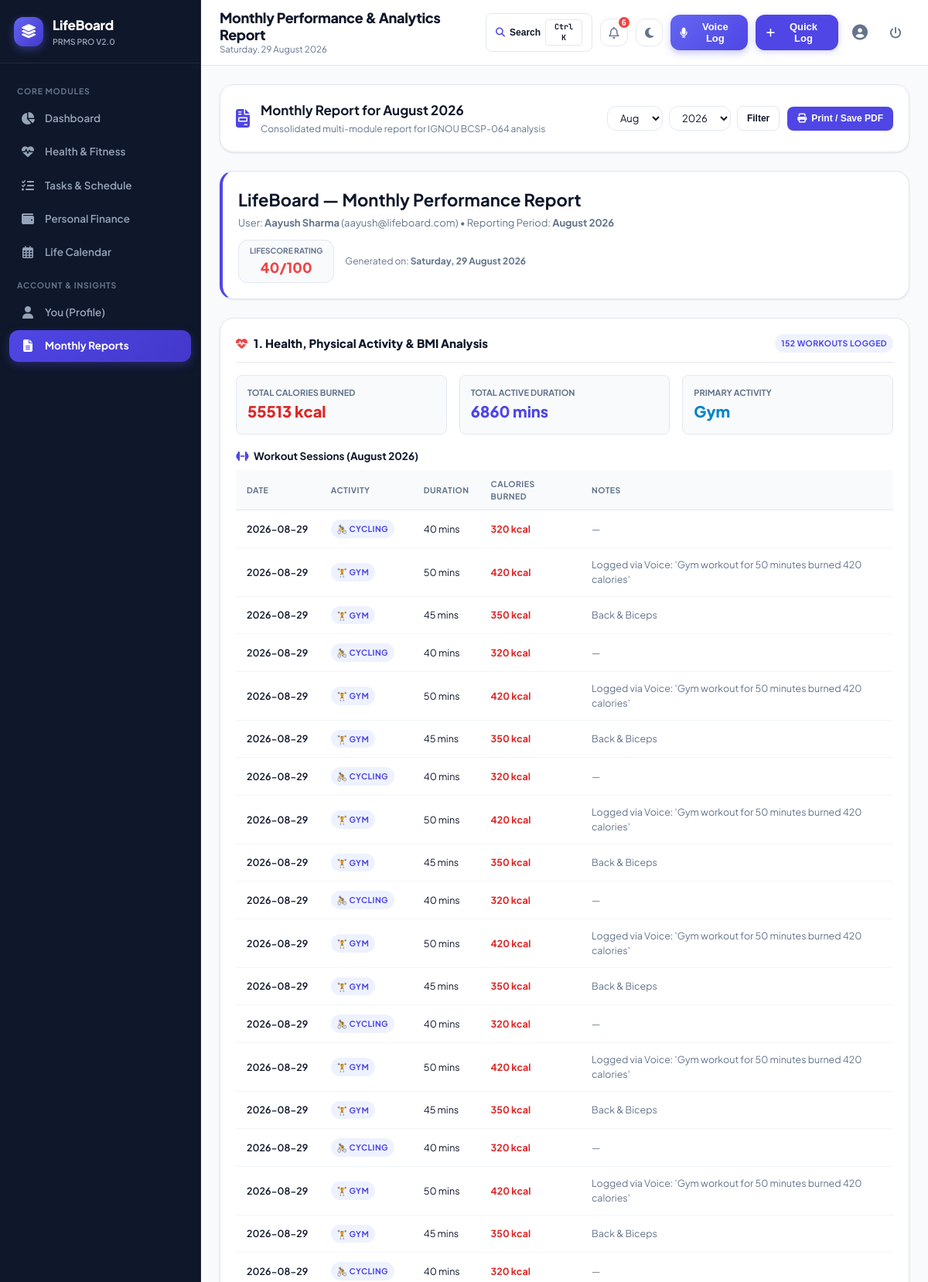
Screenshot of /reports (signed in, upper part) with the database file from the repository.
### tables this page shows
CREATE TABLE users (
        user_id INTEGER PRIMARY KEY AUTOINCREMENT,
        name VARCHAR(100) NOT NULL,
        email VARCHAR(150) NOT NULL UNIQUE,
        password_hash VARCHAR(256) NOT NULL,
        role VARCHAR(10) DEFAULT 'user',
        phone VARCHAR(20),
        age INTEGER,
        bio TEXT,
        created_at DATETIME DEFAULT CURRENT_TIMESTAMP
    );

CREATE TABLE workout_log (
        workout_id INTEGER PRIMARY KEY AUTOINCREMENT,
        user_id INTEGER NOT NULL,
        activity_type VARCHAR(50) NOT NULL,
        duration_mins INTEGER NOT NULL CHECK (duration_mins > 0),
        calories INTEGER NOT NULL CHECK (calories > 0),
        notes TEXT,
        log_date DATE NOT NULL,
        created_at DATETIME DEFAULT CURRENT_TIMESTAMP,
        FOREIGN KEY (user_id) REFERENCES users(user_id) ON DELETE CASCADE
    );

### app.py (the view)
@app.route('/reports')
@login_required
def reports():
    user_id = session['user_id']
    today = date.today()
    try:
        month = int(request.args.get('month', today.month))
        year = int(request.args.get('year', today.year))
    except ValueError:
        month = today.month
        year = today.year
    report_data = models.generate_monthly_report_data(user_id, month, year)
    return render_template('reports/index.html',
                           report=report_data,
                           selected_month=month,
                           selected_year=year)

### app.py (called while the page is built)
def login_required(f):
    @wraps(f)
    def decorated_function(*args, **kwargs):
        if 'user_id' not in session:
            flash('Please log in to access this page.', 'warning')
            return redirect(url_for('login', next=request.path))
        return f(*args, **kwargs)
    return decorated_function

@app.after_request
def add_security_headers(response):
    response.headers['Cache-Control'] = 'no-cache, no-store, must-revalidate, max-age=0'
    response.headers['Pragma'] = 'no-cache'
    response.headers['Expires'] = '0'
    return response

@app.context_processor
def inject_global_variables():
    current_user = None
    notifications = []
    if 'user_id' in session:
        current_user = models.get_user_by_id(session['user_id'])
        notifications = models.get_user_notifications(session['user_id'])
    return {
        'current_user': current_user,
        'notifications': notifications,
        'unread_notifications_count': len(notifications),
        'today_date': date.today().strftime('%A, %d %B %Y'),
        'current_year': date.today().year,
        'current_month': date.today().month,
        'now': datetime.now()
    }

### database.py (called while the page is built)
def get_db():
    conn = sqlite3.connect(DB_PATH)
    conn.row_factory = sqlite3.Row
    conn.execute("PRAGMA foreign_keys = ON;")
    return conn

### models.py (called while the page is built)
def get_user_by_id(user_id: int):
    conn = get_db()
    cursor = conn.cursor()
    cursor.execute("SELECT * FROM users WHERE user_id = ?", (user_id,))
    user = cursor.fetchone()
    conn.close()
    return user

def get_user_workouts(user_id: int, limit: int = None):
    conn = get_db()
    cursor = conn.cursor()
    if limit:
        cursor.execute("""
        SELECT * FROM workout_log
        WHERE user_id = ?
        ORDER BY log_date DESC, created_at DESC
        LIMIT ?
        """, (user_id, limit))
    else:
        cursor.execute("""
        SELECT * FROM workout_log
        WHERE user_id = ?
        ORDER BY log_date DESC, created_at DESC
        """, (user_id,))
    workouts = cursor.fetchall()
    conn.close()
    return workouts

### templates/reports/index.html (shortened to what this page needs)
{% extends "base.html" %}
{% block page_title %}Monthly Performance & Analytics Report{% endblock %}
{% block content %}
<div class="card no-print" style="margin-bottom: 24px;">
  <div style="display: flex; justify-content: space-between; align-items: center; flex-wrap: wrap; gap: 16px;">
    <div style="display: flex; align-items: center; gap: 14px;">
      <i class="fa-solid fa-file-invoice" style="font-size: 24px; color: var(--primary);"></i>
      <div>
        <h3 style="font-size: 17px; margin-bottom: 2px;">Monthly Report for {{ report.month_name }}</h3>
        <p style="font-size: 12px; color: var(--text-muted);">Consolidated multi-module report for IGNOU BCSP-064 analysis</p>
      </div>
    </div>
    <div style="display: flex; gap: 10px; align-items: center;">
      <form action="{{ url_for('reports') }}" method="GET" style="display: flex; gap: 8px; margin: 0;">
        <select name="month" class="form-control" style="width: auto; padding: 6px 12px; font-size: 13px;">
          {% for m in range(1, 13) %}
          <option value="{{ m }}" {% if m == selected_month %}selected{% endif %}>
            {{ ['Jan','Feb','Mar','Apr','May','Jun','Jul','Aug','Sep','Oct','Nov','Dec'][m-1] }}
          </option>
          {% endfor %}
        </select>
        <select name="year" class="form-control" style="width: auto; padding: 6px 12px; font-size: 13px;">
          {% for y in range(current_year - 1, current_year + 2) %}
          <option value="{{ y }}" {% if y == selected_year %}selected{% endif %}>{{ y }}</option>
          {% endfor %}
        </select>
        <button type="submit" class="btn btn-secondary btn-sm">Filter</button>
      </form>
      <button class="btn btn-primary btn-sm btn-print" onclick="window.print()">
        <i class="fa-solid fa-print"></i> Print / Save PDF
      </button>
    </div>
  </div>
</div>
<div class="printable-report" style="display: flex; flex-direction: column; gap: 24px;">
  <div class="card" style="border-left: 4px solid var(--primary);">
    <div style="display: flex; justify-content: space-between; align-items: center; flex-wrap: wrap; gap: 12px;">
      <div>
        <h2 style="font-size: 22px; margin-bottom: 4px; color: var(--text-main);">LifeBoard — Monthly Performance Report</h2>
        <div style="font-size: 13px; color: var(--text-muted);">
          User: <strong>{{ session.get('name') }}</strong> ({{ session.get('email') }}) • Reporting Period: <strong>{{ report.month_name }}</strong>
        </div>
      </div>
      <div style="display: flex; align-items: center; gap: 14px;">
        {% if report.lifescore %}
        <div style="background: var(--bg-app); border: 1px solid var(--border-color); border-radius: var(--radius-md); padding: 6px 14px; text-align: center;">
          <div style="font-size: 10px; font-weight: 700; color: var(--text-muted); text-transform: uppercase;">LifeScore Rating</div>
          <div style="font-size: 18px; font-weight: 800; color: {{ report.lifescore.color }};">{{ report.lifescore.score }}/100</div>
        </div>
        {% endif %}
        <div style="text-align: right; font-size: 12px; color: var(--text-muted);">
          Generated on: <strong>{{ today_date }}</strong>
        </div>
      </div>
    </div>
  </div>
  <div class="card">
    <div class="card-header" style="border-bottom: 1px solid var(--border-color); padding-bottom: 12px;">
      <h3 class="card-title">
        <i class="fa-solid fa-heart-pulse" style="color: #ef4444;"></i>
        <span>1. Health, Physical Activity & BMI Analysis</span>
      </h3>
      <span class="badge badge-primary">{{ report.health.workouts_count }} Workouts Logged</span>
    </div>
    <div class="grid-3" style="margin-top: 14px; margin-bottom: 18px;">
      <div style="background: var(--bg-app); padding: 14px; border-radius: var(--radius-sm); border: 1px solid var(--border-color);">
        <div style="font-size: 11px; font-weight: 700; color: var(--text-muted); text-transform: uppercase;">Total Calories Burned</div>
        <div style="font-size: 20px; font-weight: 800; color: #dc2626;">{{ report.health.total_calories }} kcal</div>
      </div>
      <div style="background: var(--bg-app); padding: 14px; border-radius: var(--radius-sm); border: 1px solid var(--border-color);">
        <div style="font-size: 11px; font-weight: 700; color: var(--text-muted); text-transform: uppercase;">Total Active Duration</div>
        <div style="font-size: 20px; font-weight: 800; color: var(--primary);">{{ report.health.total_duration_mins }} mins</div>
      </div>
      <div style="background: var(--bg-app); padding: 14px; border-radius: var(--radius-sm); border: 1px solid var(--border-color);">
        <div style="font-size: 11px; font-weight: 700; color: var(--text-muted); text-transform: uppercase;">Primary Activity</div>
        <div style="font-size: 20px; font-weight: 800; color: #0284c7;">{{ report.health.top_activity }}</div>
      </div>
    </div>
    <h4 style="font-size: 13.5px; margin-bottom: 8px; color: var(--text-main); font-weight: 700;">
      <i class="fa-solid fa-dumbbell" style="color: var(--primary); margin-right: 6px;"></i>Workout Sessions ({{ report.month_name }})
    </h4>
    {% if report.health.workouts %}
    <div class="table-responsive" style="margin-bottom: 18px;">
      <table class="table-custom" style="font-size: 12.5px;">
        <thead>
          <tr>
            <th>Date</th>
            <th>Activity</th>
            <th>Duration</th>
            <th>Calories Burned</th>
            <th>Notes</th>
          </tr>
        </thead>
        <tbody>
          {% for w in report.health.workouts %}
          <tr>
            <td style="font-weight: 600; white-space: nowrap;">{{ w.log_date }}</td>
            <td>
              <span class="badge badge-primary">
                {% if w.activity_type == 'Gym' %}🏋️ Gym
                {% elif w.activity_type == 'Running' %}🏃 Running
                {% elif w.activity_type == 'Cycling' %}🚴 Cycling
                {% elif w.activity_type == 'Swimming' %}🏊 Swimming
                {% elif w.activity_type == 'Yoga' %}🧘 Yoga
                {% else %}⚡ {{ w.activity_type }}
                {% endif %}
              </span>
            </td>
            <td>{{ w.duration_mins }} mins</td>
            <td style="font-weight: 700; color: #dc2626;">{{ w.calories }} kcal</td>
            <td style="color: var(--text-muted);">{{ w.notes or '—' }}</td>
          </tr>
          {% endfor %}
        </tbody>
      </table>
    </div>
    {% else %}
    <p style="font-size: 12.5px; color: var(--text-muted); margin-bottom: 16px;">No workout sessions logged in this period.</p>
    {% endif %}
  </div>
</div>
{% endblock %}

### static/css/style.css (style rules this page uses)
:root { --primary: #4f46e5; --primary-hover: #4338ca; --primary-light: #eef2ff; --primary-border: #c7d2fe; --secondary: #0284c7; --secondary-light: #e0f2fe; --success: #10b981; --success-light: #ecfdf5; --success-border: #a7f3d0; --warning: #f59e0b; --warning-light: #fffbeb; --warning-border: #fde68a; --danger: #ef4444; --danger-light: #fef2f2; --danger-border: #fecaca; --bg-app: #f8fafc; --bg-card: #ffffff; --bg-sidebar: #0f172a; --bg-sidebar-hover: #1e293b; --bg-sidebar-active: #312e81; --text-main: #0f172a; --text-muted: #64748b; --text-light: #94a3b8; --text-sidebar: #cbd5e1; --border-color: #e2e8f0; --border-light: #f1f5f9; --shadow-xs: 0 1px 2px rgba(0, 0, 0, 0.04); --shadow-sm: 0 1px 3px rgba(0, 0, 0, 0.06), 0 1px 2px rgba(0, 0, 0, 0.04); --shadow-md: 0 4px 6px -1px rgba(0, 0, 0, 0.07), 0 2px 4px -1px rgba(0, 0, 0, 0.04); --shadow-lg: 0 10px 15px -3px rgba(0, 0, 0, 0.08), 0 4px 6px -2px rgba(0, 0, 0, 0.04); --shadow-xl: 0 20px 25px -5px rgba(0, 0, 0, 0.1), 0 10px 10px -5px rgba(0, 0, 0, 0.04); --radius-sm: 8px; --radius-md: 12px; --radius-lg: 18px; --radius-full: 9999px; --transition: all 0.2s cubic-bezier(0.4, 0, 0.2, 1); }
*, *::before, *::after { box-sizing: border-box; margin: 0; padding: 0; -webkit-tap-highlight-color: transparent; }
html { font-size: 15px; scroll-behavior: smooth; height: 100%; }
body { font-family: 'Plus Jakarta Sans', -apple-system, BlinkMacSystemFont, "Segoe UI", Roboto, sans-serif; background-color: var(--bg-app); color: var(--text-main); line-height: 1.5; min-height: 100%; overflow-x: hidden; width: 100%; position: relative; text-rendering: optimizeLegibility; -webkit-font-smoothing: antialiased; }
.card { background-color: var(--bg-card); border-radius: var(--radius-lg); border: 1px solid var(--border-color); box-shadow: var(--shadow-sm); padding: 20px; transition: var(--transition); width: 100%; }
.card-header { display: flex; align-items: center; justify-content: space-between; margin-bottom: 16px; flex-wrap: wrap; gap: 10px; }
.card-title { font-size: 15px; font-weight: 800; display: flex; align-items: center; gap: 8px; color: var(--text-main); }
.card-title i { color: var(--primary); }
.grid-3 { display: grid; grid-template-columns: repeat(3, 1fr); gap: 16px; margin-bottom: 20px; width: 100%; }
.badge { display: inline-flex; align-items: center; gap: 4px; padding: 4px 8px; border-radius: var(--radius-full); font-size: 10.5px; font-weight: 700; text-transform: uppercase; letter-spacing: 0.4px; }
.badge-primary { background: var(--primary-light); color: var(--primary); }
.table-responsive { width: 100%; overflow-x: auto; -webkit-overflow-scrolling: touch; }
.table-custom { width: 100%; border-collapse: separate; border-spacing: 0; font-size: 13px; }
.table-custom th { background-color: var(--bg-app); color: var(--text-muted); font-weight: 700; text-transform: uppercase; font-size: 10.5px; letter-spacing: 0.5px; padding: 10px 14px; border-bottom: 1px solid var(--border-color); text-align: left; }
.table-custom td { padding: 12px 14px; border-bottom: 1px solid var(--border-light); color: var(--text-main); vertical-align: middle; }
.btn { display: inline-flex; align-items: center; justify-content: center; gap: 6px; padding: 8px 16px; font-size: 13px; font-weight: 600; border-radius: var(--radius-md); border: 1px solid transparent; cursor: pointer; transition: var(--transition); line-height: 1.4; }
.btn-primary { background-color: var(--primary); color: #ffffff; }
.btn-secondary { background-color: var(--bg-card); border-color: var(--border-color); color: var(--text-main); }
.btn-sm { padding: 6px 12px; font-size: 12px; border-radius: var(--radius-sm); }
.form-control { width: 100%; padding: 11px 14px; font-size: 15px; font-family: inherit; color: var(--text-main); background-color: var(--bg-card); border: 1px solid var(--border-color); border-radius: var(--radius-md); transition: var(--transition); }

### rows the page displays
users: get "Aayush Sharma", get "aayush@lifeboard.com"
workout_log: log_date "2026-08-29", activity_type "🚴 CYCLING", duration_mins "40", calories "320", notes "—"
workout_log: log_date "2026-08-29", activity_type "🏋️ GYM", duration_mins "50", calories "420", notes "Logged via Voice: 'Gym workout for 50 minutes burned 420 calories'"
workout_log: log_date "2026-08-29", activity_type "🏋️ GYM", duration_mins "45", calories "350", notes "Back & Biceps"
workout_log: log_date "2026-08-29", activity_type "🚴 CYCLING", duration_mins "40", calories "320", notes "—"
workout_log: log_date "2026-08-29", activity_type "🏋️ GYM", duration_mins "50", calories "420", notes "Logged via Voice: 'Gym workout for 50 minutes burned 420 calories'"
workout_log: log_date "2026-08-29", activity_type "🏋️ GYM", duration_mins "45", calories "350", notes "Back & Biceps"
workout_log: log_date "2026-08-29", activity_type "🚴 CYCLING", duration_mins "40", calories "320", notes "—"
workout_log: log_date "2026-08-29", activity_type "🏋️ GYM", duration_mins "50", calories "420", notes "Logged via Voice: 'Gym workout for 50 minutes burned 420 calories'"
workout_log: log_date "2026-08-29", activity_type "🏋️ GYM", duration_mins "45", calories "350", notes "Back & Biceps"
workout_log: log_date "2026-08-29", activity_type "🚴 CYCLING", duration_mins "40", calories "320", notes "—"
workout_log: log_date "2026-08-29", activity_type "🏋️ GYM", duration_mins "50", calories "420", notes "Logged via Voice: 'Gym workout for 50 minutes burned 420 calories'"
workout_log: log_date "2026-08-29", activity_type "🏋️ GYM", duration_mins "45", calories "350", notes "Back & Biceps"
workout_log: log_date "2026-08-29", activity_type "🚴 CYCLING", duration_mins "40", calories "320", notes "—"
workout_log: log_date "2026-08-29", activity_type "🏋️ GYM", duration_mins "50", calories "420", notes "Logged via Voice: 'Gym workout for 50 minutes burned 420 calories'"
workout_log: log_date "2026-08-29", activity_type "🏋️ GYM", duration_mins "45", calories "350", notes "Back & Biceps"
workout_log: log_date "2026-08-29", activity_type "🚴 CYCLING", duration_mins "40", calories "320", notes "—"
workout_log: log_date "2026-08-29", activity_type "🏋️ GYM", duration_mins "50", calories "420", notes "Logged via Voice: 'Gym workout for 50 minutes burned 420 calories'"
workout_log: log_date "2026-08-29", activity_type "🏋️ GYM", duration_mins "45", calories "350", notes "Back & Biceps"
workout_log: log_date "2026-08-29", activity_type "🚴 CYCLING", duration_mins "40", calories "320", notes "—"

### other values shown
{{ unread_notifications_count }} "6"
{{ report.month_name }} "August 2026"
{{ report.lifescore.score }} "40"
{{ report.health.workouts_count }} "152"
{{ report.health.total_calories }} "55513"
{{ report.health.total_duration_mins }} "6860"
{{ report.health.top_activity }} "Gym"
form field month "Aug"
form field year "2026"
